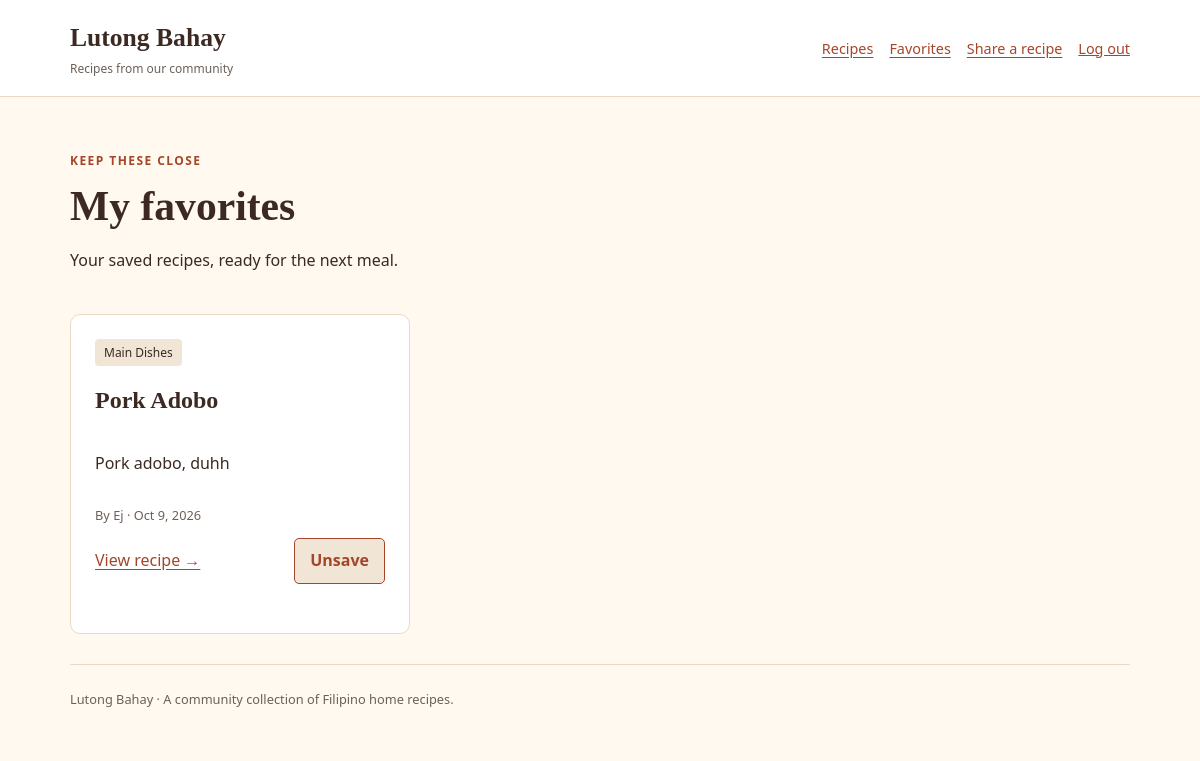
/favorites.php (signed in), run on the app's committed database.
### tables this page shows
CREATE TABLE `recipes` (
  `id` int(11) NOT NULL,
  `user_id` int(11) NOT NULL,
  `category_id` int(11) NOT NULL,
  `title` varchar(150) NOT NULL,
  `description` text NOT NULL,
  `instructions` text NOT NULL,
  `is_edited` tinyint(1) NOT NULL DEFAULT 0,
  `created_at` timestamp NOT NULL DEFAULT current_timestamp(),
  `updated_at` timestamp NOT NULL DEFAULT current_timestamp() ON UPDATE current_timestamp()
);

CREATE TABLE `categories` (
  `id` int(11) NOT NULL,
  `name` varchar(100) NOT NULL
);

CREATE TABLE `users` (
  `id` int(11) NOT NULL,
  `name` varchar(100) NOT NULL,
  `email` varchar(255) NOT NULL,
  `password` varchar(255) NOT NULL,
  `created_at` timestamp NOT NULL DEFAULT current_timestamp()
);

### config/app.php (called while the page is built, shortened)
<?php
require_once __DIR__ . '/../includes/functions.php';
require_once __DIR__ . '/../includes/auth.php';
$database = new Database(require __DIR__ . '/database.php');
$db = $database->getConnection();
$comments = new Comment($db); $favorites = new Favorite($db);

### includes/functions.php (called while the page is built, shortened)
<?php
function e(?string $value): string { return htmlspecialchars($value ?? '', ENT_QUOTES, 'UTF-8'); }
function positiveId($value): int
{
    return (int) (filter_var($value, FILTER_VALIDATE_INT, ['options' => ['min_range' => 1]]) ?: 0);
}
function csrfToken(): string
{
    return $_SESSION['csrf_token'];
}
function dateLabel(string $value): string { return date('M j, Y', strtotime($value)); }

### includes/auth.php (called while the page is built, shortened)
<?php
function userId(): int { return positiveId($_SESSION['user_id'] ?? null); }

### classes/Favorite.php (called while the page is built, shortened)
<?php
class Favorite
{
    private PDO $db;
    public function __construct(PDO $db) { $this->db = $db; }
    public function forUser(int $userId): array { return (new Recipe($this->db))->all($userId, '', 0, true); }
}

### classes/Recipe.php (called while the page is built, shortened)
<?php
class Recipe
{
    private PDO $db;
    public function __construct(PDO $db) { $this->db = $db; }
    public function all(int $viewerId, string $search = '', int $categoryId = 0, bool $savedOnly = false): array
    {
        $sql = 'SELECT r.*, u.name AS author, c.name AS category,
                (f.user_id IS NOT NULL) AS is_favorited
                FROM recipes r JOIN users u ON u.id = r.user_id
                JOIN categories c ON c.id = r.category_id
                LEFT JOIN favorites f ON f.recipe_id = r.id AND f.user_id = ? WHERE 1 = 1';
        $params = [$viewerId];
        if ($savedOnly) { $sql .= ' AND f.user_id IS NOT NULL'; }
        $stmt = $this->db->prepare($sql . ' ORDER BY r.created_at DESC, r.id DESC');
        $stmt->execute($params);
        return $stmt->fetchAll();
    }
}

### includes/recipe-list.php (the view, shortened to what this page needs)
<div class="recipe-grid" <?= $onFavoritesPage ? 'data-favorites-page' : '' ?>>
<?php foreach ($items as $item): ?>
<article class="panel recipe-card" data-recipe-card>
<span class="tag"><?= e($item['category']) ?></span>
<h2><a href="recipe.php?id=<?= $item['id'] ?>"><?= e($item['title']) ?></a></h2>
<p><?= e($item['description']) ?></p>
<p class="meta">By <?= e($item['author']) ?> · <?= e(dateLabel($item['created_at'])) ?><?= $item['is_edited'] ? ' · Edited' : '' ?></p>
<div class="actions"><a href="recipe.php?id=<?= $item['id'] ?>">View recipe →</a>
<button class="secondary" type="button" data-favorite data-id="<?= $item['id'] ?>" data-csrf="<?= e(csrfToken()) ?>" aria-pressed="<?= $item['is_favorited'] ? 'true' : 'false' ?>"><?= $item['is_favorited'] ? 'Unsave' : 'Save' ?></button>
</div><p class="favorite-status meta" role="status"></p></article>
<?php endforeach; ?></div>

### assets/css/style.css (style rules this page uses)
:root { --background: #fff9f0; --surface: #fff; --primary: #a5462a; --text: #3b2922; --muted: #6c6058; --border: #e8d9c9; --accent: #f1e5d5; }
* { box-sizing: border-box; }
body { margin: 0; background: var(--background); color: var(--text); font-family: system-ui, sans-serif; line-height: 1.6; }
a { color: var(--primary); text-underline-offset: 3px; }
.nav-links, .actions { display: flex; align-items: center; flex-wrap: wrap; gap: 16px; }
h1, h2 { font-family: Georgia, serif; line-height: 1.2; overflow-wrap: anywhere; }
h2 { font-size: 1.5rem; }
p { overflow-wrap: anywhere; }
.panel { background: var(--surface); border: 1px solid var(--border); border-radius: 10px; padding: 24px; }
small, .muted, .meta { color: var(--muted); }
button { font: inherit; font-weight: 600; cursor: pointer; border: 1px solid var(--primary); border-radius: 5px; padding: 9px 15px; background: var(--primary); color: #fff; }
.secondary { background: #fff; color: var(--primary); }
button[aria-pressed="true"] { background: var(--accent); }
.recipe-grid { display: grid; grid-template-columns: repeat(3, minmax(0, 1fr)); gap: 20px; }
.recipe-card { display: flex; flex-direction: column; align-items: start; }
.recipe-card h2 a { color: var(--text); text-decoration: none; }
.recipe-card .actions { margin-top: auto; width: 100%; justify-content: space-between; gap: 8px; }
.meta { font-size: .8rem; }
.tag { display: inline-block; font-size: .75rem; padding: 4px 9px; border-radius: 4px; background: var(--accent); }

### data on the page
recipes: category.name "Main Dishes", title "Pork Adobo", description "Pork adobo, duhh", user.name "Ej", created_at "Oct 9, 2026"
